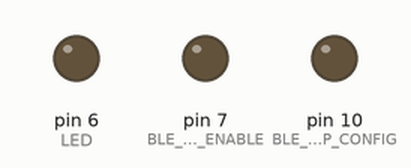
Bench run of a sketch on a simulated Arduino Pro Mini, built with avr-gcc and run on an emulated ATmega328P. Shown: output pins drawn as LEDs (lit = HIGH). What the sketch prints to the serial monitor is not drawn.

Above: at 0.1 s.
At 0.8 s:
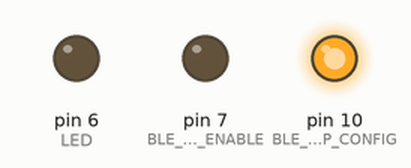
Timing chart, 0 to 2.3 s (numbered marks = the images above):
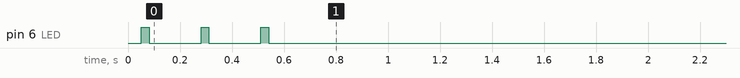

The sketch:

TEST_HJ_185_8-APP.ino
```cpp
//Board Pro mini 3v 8MHz
//ISP Programmer - USB Tiny

/*
**********************************************************************
BLE HJ-185-MH channels:
FFF0 - services
App 	<- 	BLE[FFF1] <-	RX port
App 	-> 	BLE[FFF2]  ->	TX port
App 	<->	BLE[FFF3]	for internal commands
"Serial Bluetooth Terminal" app settings:
	Custom settings
	1-Service UUID - only one will be shown
		FFF0
	2-Read characteristics
		FFF1 - Trasnparent
		FFF3 - App <- BLE
	3-Write charasteristics:
		FFF2 - Trasnparent
		FFF3 - App -> BLE

		#TEMPLATE - APP <-> BLE
			FFF0
			FFF3
			FFF3

		#TEMPLATE - APP <-> BLE <-> Transparant
			FFF0
			FFF1
			FFF2
		#reconect BLE afters setting change!!!!!!!!!!!
****************************-BLE MODULE INFO-******************************************
VCC - 1.7-3.6V
PIN14/P0.16 Config mode. Enable - HIGH, Disable - LOW
PIN9/P0.02 - Serial RX Enable. Enable - LOW, Disable - HIGH
<RD_NAME> <ST_NAME=xxx>
<RD_ADV_ONOFF> <ST_ADV_ONOFF=X> X=1:BroadCast ON, X=0 BroadCast Off
<RD_ADV_DATA> <ST_ADV_DATA=xx..xx> Set/Read Data about Broadcasting-HEX
<RD_ADV_GAP> <ST_ADV_GAP=xx..xx> Broadcast gab 20-10`000ms
<RD_CLIENT_LINK> <ST_CLIENT_LINK=0> Disconnect from Host. Reads MAC
<RD_CON_MIN_GAP> <ST_CON_MIN_GAP=xx..xx> Min connection gab 7.5-4000ms
<RD_CON_MAX_GAP> <ST_CON_MAX_GAP=yy..yy> Max connection Gap 7.5-4000ms
<RD_CON_TIMEOUT> <ST_CON_TIMEOUT=xx..xx> Timeout of slave connection 500-8000ms
<RD_SECRET> <ST_SECRET=xx..xx> <ST_CLEAR_SECRET=1> Pasword. Up to 8 chars
<RD_SECRET_TIMEOUT> <ST_SECRET_TIMEOUT=xx..xx> Pasword timeout 1-255s
<RD_SOFT_VERSION>
<RD_TX_POWER> <ST_TX_POWER=+4> -40/-20/-16/-12/-8/-4/0+3/+4dBm
<ST_RESET_BLE> Resest BLE after 500ms
<RD_BAUD> <ST_BAUD=xx..xx> 1200/2400/4800/9600/19200/38400/57600/115200/230400/460800/921600 bps
<RD_BLE_MAC>
<ST_OWN_MAC=xxxxxxxxxxxx> Set User-Defined MAC address
<ST_OWN_MAC=0> Cancel User-Defined MAC address
<RD_T1> <ST_T1=x> 1-255ms T1 value – App receiving indicator PIN10
<RD_UART_EVEN> <ST_UART_EVEN=x> 1-enables even parity. 0-disabled
<RD_AD_WAIT> <ST_AD_WAIT=x> Set/Red PIN10 puldown delay 1-255ms
<RD_UART_PULL> <ST_UART_PULL=x> BLE RX pullup – 1-Enable, 0-Disable Internal Pull-up - PIN5
<ST_FACTORY=1> RESTORE FACTORY SETTINGS
<RD_WAKEUP_HIGH> <ST_WAKEUP_HIGH=x> 1-Active HIGH 0-Active LOW(default) PIN9
**********BAUD RATES*****************
forum:
1	-	Using software serial at rates over 38400 is a recipe for disaster.
2	-	Even when using hardware serial, I understand the 3.3v Pro Mini struggles at 115200.
		I assume this is because it runs at 8MHz.
SoftwareSerial:
		8MHz  up  to  57600
		16MHz up  to  115200

		38400 - suggestet from forums!
*/

/*2021-1-8
OK	-	1-test print/write - same output on com monitor
OK	-	2-turn on ble module, open module with NRF connect. write <RD_BAUD>. works with Nrf Connect
OK	-	3-set baudrate fro, MCU	<ST_BAUD=38400>
			set softserial baud the same you will programm to BLE - does not work!!!!!!!
					begin existing baud rate
					write set baud comand
					end softser
					begin new baud

			57600 - aatri suutot datus radaas kluuads loti aatri	serial.write
			38400 - ir kluudas, bet mazaak. bet ir taapat :/ 		serial.write
			ble receives good from ble. ble receives bad from MCU!!!
			nu itkaa no BLE naak daudz mazaak datu nekaa no mcu uz ble. naak tik izmainjas

			serial nomainiiju no 9600 uz 38400. taapat ir kluudas. arii leenaam rakstot
			tas laikam saitiits ar to 17 bitu suutiishanu/daliishanu pakaas!!

	-	Baud rate can be set from app any time, only if BLE_APP_CONFIG is enabled!!!!!
*/
/*
	2021-1-8	Time to connect to FFT and add some settings!!!
				YES, it works - with SoftwareSerial thru Bluetooth module

	15-01-2021	Added in GIT
*/
#define TEST_HJ_185_REV_B
#define ver 0.10

#define BUTON         		4
#define LED           		6
#define STROBE        		5
#define VOLTAGE       		A2
#define STAB          		3
#define BLE_TX        		9
#define BLE_RX        		8
#define BLE_SER_RX_ENABLE   7
#define BLE_APP_CONFIG    	10

/*BLUETOOTH*********************************************/
#include <SoftwareSerial.h>
SoftwareSerial bleSerial(BLE_TX, BLE_RX); //(RxTx) of MCU

void setup(){
        Serial.begin(38400);				//maybe change to 115200-no
        bleSerial.begin(38400); 			//default 115200,..38400-sugested for 8MHz!!!
/*define I/O*/
        pinMode(LED, OUTPUT);
        pinMode(BUTON, INPUT_PULLUP);
        pinMode(BLE_SER_RX_ENABLE, OUTPUT);
        pinMode(BLE_APP_CONFIG, OUTPUT);
/*do some stuff here*/
	delay(50);

	Serial.println(ver);
        Serial.println("Serial:38400" );
        Serial.print("BLE:38400" );

        on_short(LED, 3);
	ble_serial_begin();	//enabless RX on BLE module
	ble_app_config_enable();//enables ble config from app
	delay(50);

	sample_slider();	//prints group and param to FFT app once
}

void loop(){
	forward();//prints
}

void sample_slider(){		//works
	bleSerial.print("$");	//DATA_PREFIX
	bleSerial.print(F("{<c:0, SLIDE,0>}"));//send group 0
	bleSerial.print(F("{<a:0,0,Stab,0,255,122,1>}"));//send param to group 0
	bleSerial.print("#");	//DATA_SUFFIX
}


/*BLE_Functions*********************************************/
void ble_serial_begin(){
    digitalWrite(BLE_SER_RX_ENABLE, LOW);//works
}
void ble_serial_end(){
    digitalWrite(BLE_SER_RX_ENABLE, HIGH);//works
}
void ble_app_config_enable(){//enables ble config from app
    digitalWrite(BLE_APP_CONFIG, HIGH);
}
void ble_app_config_off(){
    digitalWrite(BLE_APP_CONFIG, LOW);
}
void set_name(){
    bleSerial.write("<ST_NAME=FFT-MOD-1>");//works
}
void set_password_def(){
    bleSerial.write("<ST_SECRET=1234>");//up to 8 chars
}
void clr_def_password(){
    bleSerial.write("<ST_CLEAR_SECRET=1>");
}
void set_broadcast_on(){
    bleSerial.write("<ST_ADV_ONOFF=1>");
}
void set_broadcast_off(){
    bleSerial.write("<ST_ADV_ONOFF=0>");
}

/*OTHER_Functions*********************************************/
void forward() {  //from NRF - works
  if (bleSerial && Serial) {
    int byte;
    while ((byte = bleSerial.read()) > 0) Serial.write((char)byte);//write writes bytes
    while ((byte = Serial.read()) > 0) bleSerial.write((char)byte);//"print" works the same???
  }
}

void on_short(uint8_t PIN, uint8_t times){//short LED Blinks
      for(int i=0; i<times; i++){
          digitalWrite(PIN, HIGH);
          delay(30);
          digitalWrite(PIN, LOW);
          delay(200);
      }
}
```
